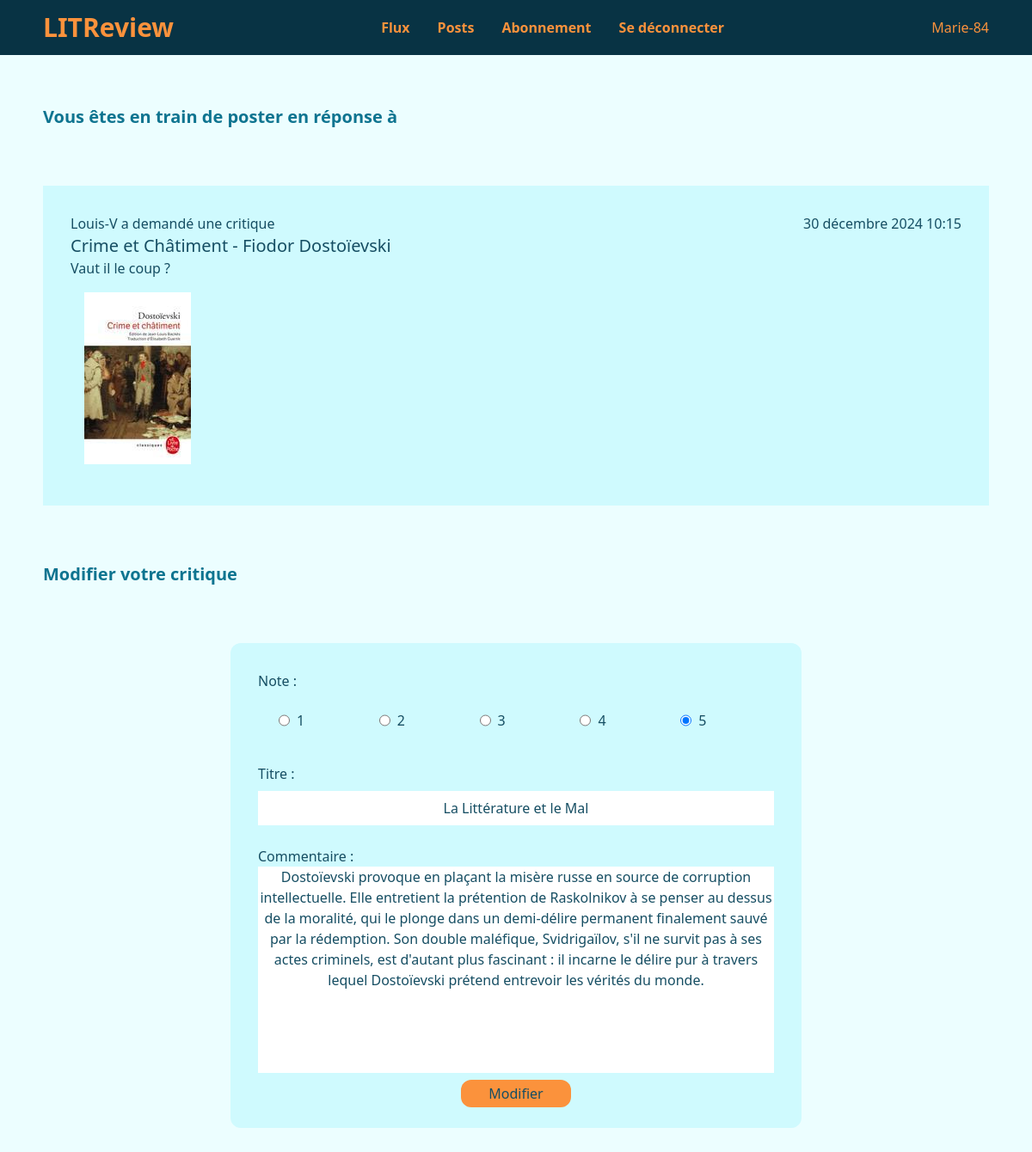
Page /review/review/4/update/ (signed in) on the committed database.
### authentication/models.py (models this page shows, shortened)
class User(AbstractBaseUser, PermissionsMixin):
    username = models.CharField(max_length=20, unique=True)
    is_active = models.BooleanField(default=True)
    is_superuser = models.BooleanField(default=False)
    is_staff = models.BooleanField(default=False)
    date_joined = models.DateTimeField(default=timezone.now)
    last_login = models.DateTimeField(blank=True, null=True)
    objects = CustomUserManager()
    USERNAME_FIELD = 'username'
    REQUIRED_FIELDS = []

### review/models.py (models this page shows, shortened)
class Ticket(models.Model):
    title = models.CharField(max_length=128)
    description = models.CharField(max_length=2048, blank=True)
    user = models.ForeignKey(to=settings.AUTH_USER_MODEL, on_delete=models.CASCADE)
    image = models.ImageField(null=True, blank=True)
    time_created = models.DateTimeField(auto_now_add=True)
    response = models.BooleanField(default=False)

class Review(models.Model):
    ticket = models.ForeignKey(to=Ticket, on_delete=models.CASCADE)
    rating = models.PositiveSmallIntegerField(validators=[MinValueValidator(0), MaxValueValidator(5)])
    headline = models.CharField(max_length=128)
    body = models.CharField(max_length=8192, blank=True)
    user = models.ForeignKey(to=settings.AUTH_USER_MODEL, on_delete=models.CASCADE)
    time_created = models.DateTimeField(auto_now_add=True)

### review/views.py (the view, shortened to what this page needs)
# urls.py: path('<str:content_type>/<int:id>/update/', views.UpdateContentView.as_view(), name='update'),
class UpdateContentView(LoginRequiredMixin, View):
    ticket_template = 'review/ticket_update.html'
    review_template = 'review/review_update.html'
    ticket_form_class = forms.TicketForm
    review_form_class = forms.ReviewFrom
    ticket_class = models.Ticket
    review_class = models.Review
    def get(self, request, content_type, id):
        if content_type == 'ticket':
            ticket = get_object_or_404(self.ticket_class, id=id)
            if ticket.user != request.user:
                return redirect('flux')
            ticket_img = ticket.image if ticket.image else ''
            ticket.image = ''
            form = self.ticket_form_class(instance=ticket)
            return render(request, self.ticket_template, context={'form': form, 'img': ticket_img})
        elif content_type == 'review':
            review = get_object_or_404(self.review_class, id=id)
            if review.user != request.user:
                return redirect('flux')
            form = self.review_form_class(instance=review)
            return render(request, self.review_template, context={'form': form, 'post': review.ticket})

### review/forms.py
class ReviewFrom(forms.ModelForm):
    RATING_CHOICES = ((1, '1'), (2, '2'), (3, '3'), (4, '4'), (5, '5'))
    rating = forms.TypedChoiceField(
        widget=forms.RadioSelect,
        choices=RATING_CHOICES,
        coerce=int
        )
    headline = forms.CharField(widget=forms.TextInput(attrs={'maxlength': 128}))
    body = forms.CharField(widget=forms.Textarea(attrs={'maxlength': 8192}))
    class Meta:
        model = models.Review
        fields = ['rating', 'headline', 'body']
    def __init__(self, *args, **kwargs):
        super().__init__(*args, **kwargs)
        self.fields['rating'].label = 'Note'
        self.fields['headline'].label = 'Titre'
        self.fields['body'].label = 'Commentaire'

### review/templates/review/review_update.html (shortened to what this page needs)
{% extends 'base.html' %}
{% block content %}
    <div class="flex items-center w-full h-40">
        <h2>Vous êtes en train de poster en réponse à</h2>
    </div>
    <div class="card-medium p-4 w-full">
        {% include 'review/partials/ticket_snippet.html' %}
    </div>
    <div class="flex items-center w-full h-40">
        <h2>Modifier votre critique</h2>
    </div>
    <form action="" method="post" class="form-post mb-6 p-6">
        {{ form }}
        <button type="submit" class="btn px-8 py-1">Modifier</button>
    </form>
{% endblock %}

### templates/base.html (shortened to what this page needs)
<!DOCTYPE html>
<html lang="en">
<head>
    <link rel="stylesheet" href="/static/css/output.css">
</head>
<body class="bg-cyan-50">
    <div class="relative">
        <nav class="flex justify-center fixed top-0 left-0 right-0  h-16 bg-cyan-950 w-full" >
            <div class="nav-text flex justify-between items-center xl:w-2/3 lg:w-11/12">
                <h1>LITReview</h1>
                {% if user.is_authenticated %}
                <ul class="flex gap-4">
                    <li>
                        <a href="{% url 'flux' %}" class="nav-hover px-2 font-bold">Flux</a>
                    </li>
                    <li>
                        <a href="{% url 'posts' %}" class="nav-hover px-2 font-bold">Posts</a>
                    </li>
                    <li>
                        <a href="{% url 'follows' %}" class="nav-hover px-2 font-bold">Abonnement</a>
                    </li>
                    <li>
                        <a href="{% url 'logout' %}" class="nav-hover px-2 font-bold">Se déconnecter</a>
                    </li>
                </ul>
                <p>{{ user }}</p>
                {% endif %}
            </div>
        </nav>
    </div>
    <section class="flex justify-center w-full mt-14 mb-6 text-cyan-900">
        <div class="flex flex-col items-center xl:w-2/3 lg:w-11/12 w-full">
            {% block content %}{% endblock %}
        </div>
    </section>
</body>
</html>

### review/templates/review/partials/ticket_snippet.html (shortened to what this page needs)
{% load tz %}
<div class="card-medium p-4">
    <div class="flex justify-between">
        <div>
            {% if post.user == user %}
            <p>Vous avez demandé une critique</p>
            {% else %}
            <p>{{ post.user }} a demandé une critique</p>
            {% endif %}
            <p class="text-xl">{{ post.title }}</p>
            <p>{{ post.description }}</p>
        </div>
        <p>{{ post.time_created|timezone:"Europe/Paris" }}</p>
    </div>
    {% if post.image %}
    <img src="{{ post.image.url }}" alt="image: {{ post.image }}" class="p-4">
    {% endif %}
</div>

### rows in the picture
User: username "Marie-84"
Ticket: user "Louis-V", title "Crime et Châtiment - Fiodor Dostoïevski", description "Vaut il le coup ?", time_created "30 décembre 2024 10:15", image (picture)
Review: rating "☐ 1 ☐ 2 ☐ 3 ☐ 4 ☑ 5", headline "La Littérature et le Mal", body "Dostoïevski provoque en plaçant la misère russe en source de corruption intellectuelle. Elle entretient la prétention de Raskolnikov à se penser au dessus de la moralité, qui le plonge dans un demi-délire permanent finalement sauvé par la rédemption. Son double maléfique, Svidrigaïlov, s'il ne survit pas à ses actes criminels, est d'autant plus fascinant : il incarne le délire pur à travers lequel Dostoïevski prétend entrevoir les vérités du monde."
